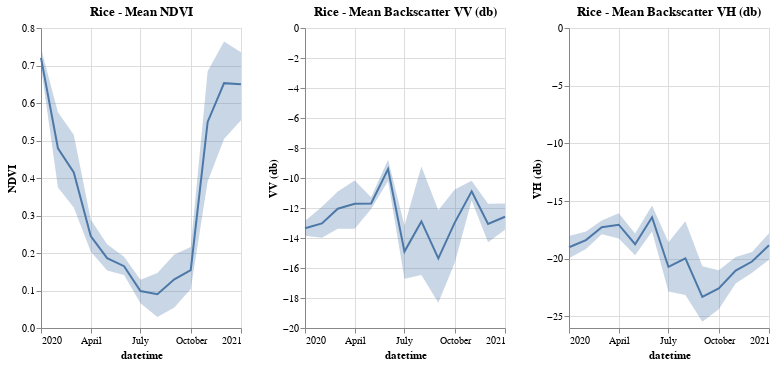

Notebook code for this chart:
### Markdown cell above
### Combine plots

### Code cell
import altair as alt

# First plot - NDVI
df_banana = dict_of_gdf_s2['rice'].loc[(dict_of_gdf_s2['rice']['datetime']>='2020-01-01')&(dict_of_gdf_s2['rice']['datetime']<='2021-01-01')]

line1 = alt.Chart(df_banana).mark_line().encode(
    x='datetime:T',
    y='mean(NDVI):Q'
)

band1 = alt.Chart(df_banana).mark_errorband(extent='ci').encode(
    x='datetime:T',
    y=alt.Y('mean(NDVI):Q').title('NDVI')
)

plot1 = (line1 + band1).properties(
    width=200,  # Reduced width for subplot
    height=300,
    title='Rice - Mean NDVI'
)

# Second plot - VV
df_banana = dict_of_gdf['rice'].loc[dict_of_gdf['rice']['datetime']<='2021-01-01']

line2 = alt.Chart(df_banana).mark_line().encode(
    x='datetime:T',
    y='mean(VV):Q'
)

band2 = alt.Chart(df_banana).mark_errorband(extent='ci').encode(
    x='datetime:T',
    y=alt.Y('mean(VV):Q').title('VV (db)')
)

plot2 = (line2 + band2).properties(
    width=200,  # Reduced width for subplot
    height=300,
    title='Rice - Mean Backscatter VV (db)'
)

# Third plot - VH
line3 = alt.Chart(df_banana).mark_line().encode(
    x='datetime:T',
    y='mean(VH):Q'
)

band3 = alt.Chart(df_banana).mark_errorband(extent='ci').encode(
    x='datetime:T',
    y=alt.Y('mean(VH):Q').title('VH (db)')
)

plot3 = (line3 + band3).properties(
    width=200,  # Reduced width for subplot
    height=300,
    title='Rice - Mean Backscatter VH (db)'
)

# Combine all three plots horizontally using the | operator
combined_plot = (plot1 | plot2 | plot3).resolve_scale(
    y='independent'  # Allow independent y-axis scaling
)

# Display the combined plot
combined_plot

### Figure 1 — Vega-Lite specification as saved in the notebook (floating-point values rounded to 4 significant figures; data arrays with more than 128 entries replaced by an {"elided": "..."} marker saying what was removed)
{"config": {"view": {"continuousWidth": 300, "continuousHeight": 300}}, "hconcat": [{"layer": [{"mark": {"type": "line"}, "encoding": {"x": {"field": "datetime", "type": "temporal"}, "y": {"aggregate": "mean", "field": "NDVI", "type": "quantitative"}}}, {"mark": {"type": "errorband", "extent": "ci"}, "encoding": {"x": {"field": "datetime", "type": "temporal"}, "y": {"aggregate": "mean", "field": "NDVI", "title": "NDVI", "type": "quantitative"}}}], "data": {"name": "data-c85c9515b46760ab6b1d13e22f6faccc"}, "height": 300, "title": "Rice - Mean NDVI", "width": 200}, {"layer": [{"mark": {"type": "line"}, "encoding": {"x": {"field": "datetime", "type": "temporal"}, "y": {"aggregate": "mean", "field": "VV", "type": "quantitative"}}}, {"mark": {"type": "errorband", "extent": "ci"}, "encoding": {"x": {"field": "datetime", "type": "temporal"}, "y": {"aggregate": "mean", "field": "VV", "title": "VV (db)", "type": "quantitative"}}}], "data": {"name": "data-f4dcd5f53104616f901317cade6e51cd"}, "height": 300, "title": "Rice - Mean Backscatter VV (db)", "width": 200}, {"layer": [{"mark": {"type": "line"}, "encoding": {"x": {"field": "datetime", "type": "temporal"}, "y": {"aggregate": "mean", "field": "VH", "type": "quantitative"}}}, {"mark": {"type": "errorband", "extent": "ci"}, "encoding": {"x": {"field": "datetime", "type": "temporal"}, "y": {"aggregate": "mean", "field": "VH", "title": "VH (db)", "type": "quantitative"}}}], "data": {"name": "data-f4dcd5f53104616f901317cade6e51cd"}, "height": 300, "title": "Rice - Mean Backscatter VH (db)", "width": 200}], "resolve": {"scale": {"y": "independent"}}, "$schema": "https://vega.github.io/schema/vega-lite/v5.20.1.json", "datasets": {"data-c85c9515b46760ab6b1d13e22f6faccc": {"elided": "174 records"}, "data-f4dcd5f53104616f901317cade6e51cd": {"elided": "156 records"}}}
